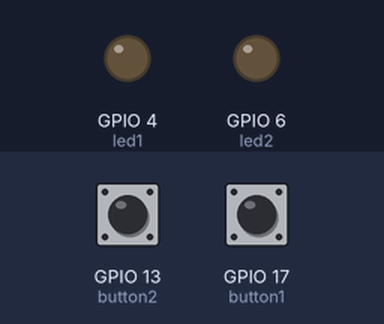
Bench run of a program on a simulated Raspberry Pi (BCM pin numbers). Shown: output pins drawn as LEDs (lit = HIGH). Inputs (shaded band) come from the test bench; at power-on: GPIO 17 (button1) HIGH, GPIO 13 (button2) HIGH.

Above: at 1.2 s.
1.3 s: GPIO 17 (button1) pulled LOW for 0.15 s
At 1.37 s:
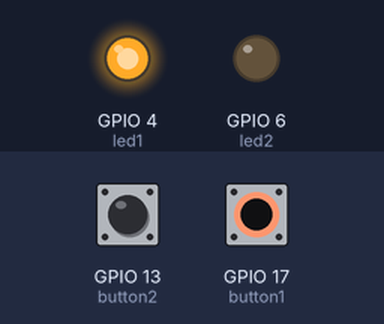
2.9 s: GPIO 13 (button2) pulled LOW for 0.15 s
At 2.97 s:
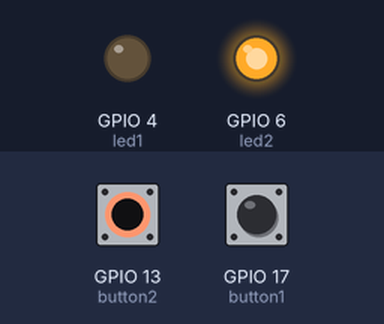
4.5 s: GPIO 17 (button1) pulled LOW for 3.2 s
At 5.5 s:
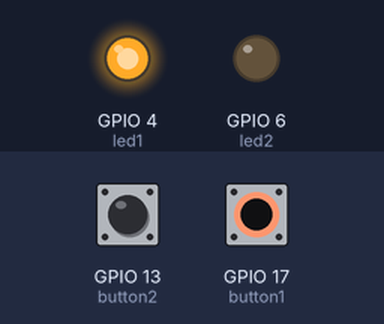
9.2 s: GPIO 13 (button2) pulled LOW for 3.2 s
At 10.2 s:
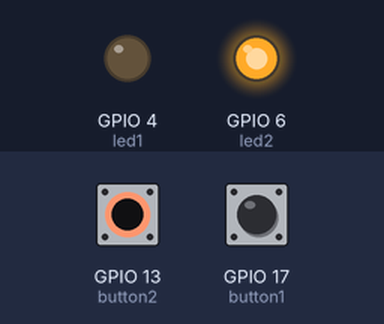
Timing chart, 0 to 13.9 s (numbered marks = the images above; inputs shaded):
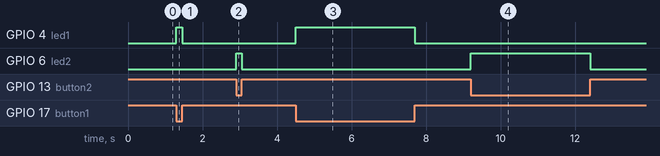

Measured:
- after the input at 1.3 s, GPIO 4 (led1): LOW → HIGH at once, → LOW 0.15 s later
- after the input at 2.9 s, GPIO 6 (led2): LOW → HIGH at once, → LOW 0.15 s later
- after the input at 4.5 s, GPIO 4 (led1): LOW → HIGH at once, → LOW 3.2 s later
- after the input at 9.2 s, GPIO 6 (led2): LOW → HIGH at once, → LOW 3.2 s later

The program:

LED2.py
```python
from gpiozero import LED
from gpiozero import Button

led1 = LED(4)
button1 = Button(17)

led2 = LED(6)
button2 = Button(13)

while True:
    button1.wait_for_press()
    led1.on()
    button1.wait_for_release()
    led1.off()

    button2.wait_for_press()
    led2.on()
    button2.wait_for_release()
    led2.off()
```
